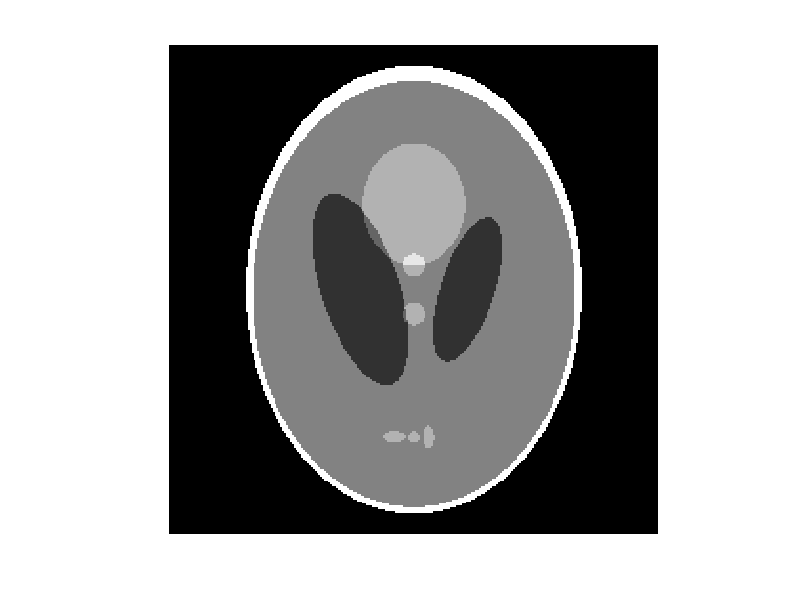

Reproduce this figure in MATLAB. (Note: this script raises an error after producing the figure.)
% Thesis Chapter Two
% Single-Energy Experiment
clc; 
clear; close all;
set(0, 'DefaultLineLineWidth', 2);
% set(0, 'defaultFigureUnits', 'normalized')
% set(0, 'defaultFigurePosition', [0 0 1 1])
rng('default');rng(1); % Make sure the experiments are repeatable!

%% Set Image
structImg.nPixel = 256;% 256;% 512;
structImg.nPixel_True = structImg.nPixel * 1;  % Analytical simulation!?
structImg.fFOV = 300;
% Set attenuation coefficients for different tissues at 80keV;
% See Table 1.1 in the Chapter2;
MuBone = 0.0428;        % Cortical Bone
MuWater = 0.0184;       % Water
MuBrain = 0.0190;       % Brain
MuBlood = 0.0194;       % Blood
toft = [ MuBone              .69   .92    0     0     0   
        -MuBone + MuBrain   .6624 .8740   0  -.0184   0        
        -MuBrain + MuWater  .1100 .3100  .22    0    -18
        -MuBrain + MuWater  .1600 .4100 -.22    0     18
         MuBlood - MuBrain  .2100 .2500   0    .35    0
         MuBlood - MuBrain  .0460 .0460   0    .1     0
         MuBlood - MuBrain  .0460 .0460   0   -.1     0
         MuBlood - MuBrain  .0460 .0230 -.08  -.605   0 
         MuBlood - MuBrain  .0230 .0230   0   -.606   0
         MuBlood - MuBrain  .0230 .0460  .06  -.605   0];

% toft = [ MuWater 1 1 0 0 0];
% Generate a modified Shepp-Logan phantom;

structImg.ITrue = phantom(toft,structImg.nPixel_True);
structImg.I     = phantom(toft,structImg.nPixel);
Nim = structImg.nPixel;
figure;imshow(structImg.I,[MuBrain - 0.001, MuBrain + 0.001]);% colorbar;
% export_fig Figure1a_TruePhantom

%% Set geometry
structProj.nChannel = 672;
structProj.nChnCenter = structProj.nChannel / 2 + 0.5;
structProj.nAngle = 290/5; % 290/5; % 50;% 290; 
structProj.fFOV = 300;
structProj.fDetWidth = structProj.fFOV / structProj.nChannel;
% Set geometries for astra
% projection geometry
structGeo.proj_geom = astra_create_proj_geom('parallel', ...
        structProj.fDetWidth, structProj.nChannel, ...
        linspace(0,2*pi,structProj.nAngle));
% reconstruction image geometry    
structGeo.vol_geom = astra_create_vol_geom(...
         structImg.nPixel, structImg.nPixel,...
        -structImg.fFOV/2, structImg.fFOV/2,...
        -structImg.fFOV/2, structImg.fFOV/2);
structGeo.W = opTomo('linear', structGeo.proj_geom, structGeo.vol_geom); 

% structGeo.proj_id = astra_create_projector('linear', ...
%     structGeo.proj_geom, structGeo.vol_geom);
% matrix_id = astra_mex_projector('matrix', structGeo.proj_id);
% structGeo.Wf = astra_mex_matrix('get', matrix_id);

% true image geometry    
structGeo.vol_geom_true = astra_create_vol_geom(...
         structImg.nPixel_True, structImg.nPixel_True,...
        -structImg.fFOV/2, structImg.fFOV/2,...
        -structImg.fFOV/2, structImg.fFOV/2);
structGeo.proj_id_true = astra_create_projector('linear', ...
    structGeo.proj_geom, structGeo.vol_geom_true);
%% Compute Sinogram
[sinogram_id, sinogram] = astra_create_sino(...
    structImg.ITrue, structGeo.proj_id_true); % Discrete

% Analytic (They seem to be very different....)
% ProjData = EllipseProj(toft, structProj);     
% sinogram = ProjData; 
% figure;plot(sinogram(1,:));hold on;plot(ProjData(1,:));
% pause;

%% Compute noisy sinogram
% Photon statistics, Constant Photon_In
Photon_In = 5 * 2.5 * 10^5; % 1.0 * 10^6;
% 2 * 5 * 2 * 10^5; % 5 * 2 * 10^5; % 8 * 10^6; % 2 * 10^5;
Photon = Photon_In .* exp(- sinogram);
Photon_rnd = poissrnd(Photon);
disp(['Minimum detected photon number is ',num2str(min(Photon_rnd(:))),'.']);
sino_noisy = log(Photon_In./Photon_rnd);
figure;plot(sino_noisy(1,:));hold on;plot(sinogram(1,:));

%% Compute Weight matrix for error term
Cov = opDiag(sqrt(Photon_rnd(:)));

%% FBP reconstruction
theta = [0:360/structProj.nAngle: 360-360/structProj.nAngle];
Image_FBP = iradon(sino_noisy',theta,'spline','Hann',0.20,structProj.nChannel);
% 290 projections: Hanning 0.2; % 58 projections: Hanning 0.15;

Image_FBP = Image_FBP * structProj.nChannel / structImg.fFOV;
% figure;imshow(Image_FBP,[MuBrain - 0.001, MuBrain + 0.001]);
Image_FBP = imresize(Image_FBP,[structImg.nPixel,structImg.nPixel]);
% Circle mask for image
N = Nim;
I_Mask = zeros(N, N);
for m = 1:N
    for n = 1:N
        if ((m-(N/2+0.5))^2 + (n-(N/2+0.5))^2<(N/2)^2)
            I_Mask(m,n) = 1;
        end
    end
end
Circle_Label = I_Mask>0;
Circle_Label = ones(Nim,Nim);
Circle_Label  = Circle_Label>0;%%%
structGeo.Wf = structGeo.W(:,Circle_Label(:));
% structGeo.Wf = opMatrix(structGeo.Wf);

Image_FBP = Image_FBP .* I_Mask;
figure;imshow(Image_FBP,[MuBrain - 0.001, MuBrain + 0.001]);
% colorbar;
% Colorbar [0.018 0.02] mm^(-1).
% export_fig Figure1b_FBP_290Views
% export_fig Figure1c_FBP_58Views
% pause;

%% preconditioning (Method One) for Tikhonov-regularized problem
%----Result: Convergence slows down after 20 iterations (Obselete!)
% N_Coarse_grid = 64;
% structGeoC.vol_geom = astra_create_vol_geom(...
%          N_Coarse_grid, N_Coarse_grid,...
%         -structImg.fFOV/2, structImg.fFOV/2,...
%         -structImg.fFOV/2, structImg.fFOV/2);
% structGeoC.proj_geom = astra_create_proj_geom('parallel', ...
%         structProj.fDetWidth, structProj.nChannel, ...
%         linspace(0,2*pi,structProj.nAngle));
% structGeoC.proj_id = astra_create_projector('linear', ...
%     structGeoC.proj_geom, structGeoC.vol_geom);
% structGeoC.W = opTomo('linear', structGeoC.proj_geom, structGeoC.vol_geom); 
% matrix_id = astra_mex_projector('matrix', structGeoC.proj_id);
% W = astra_mex_matrix('get', matrix_id);
% 
% CovIm_Jac = full( W' * Cov' * Cov * W); %%
% CovIm_Jac = diag(CovIm_Jac);
% CovIm_Jac = sqrt(1./ CovIm_Jac);
% CovIm_Jac = reshape(CovIm_Jac,[N_Coarse_grid,N_Coarse_grid]);
% CovIm_Jac = imresize(CovIm_Jac,[structImg.nPixel,structImg.nPixel]);
% CovIm_Jac = CovIm_Jac';
% clear W

%% preconditioning (Method Two) for Tikhonov-regularized problem
%----Result:Convergence is much faster! (Choose this one currently!)
% Convergence is only faster with an over-smoothed image;

CovIm_Row = structGeo.W' * Cov * Cov * structGeo.W * ones(Nim * Nim,1);
CovIm_Row = 1./CovIm_Row;
CovIm_Row = CovIm_Row * 10^10;
CovIm_Row = sqrt(CovIm_Row);

CovIm_Row_NoCov = structGeo.W' * structGeo.W * ones(Nim * Nim,1);
CovIm_Row_NoCov = 1./CovIm_Row_NoCov;
CovIm_Row_NoCov = CovIm_Row_NoCov * 10^10;
CovIm_Row_NoCov = sqrt(CovIm_Row_NoCov);

%%%%%%%%%%%%%%%%%%%%%%%%%%%%%%%%%%%%%%%%%%%%%%%%%%%%%%%%%%%%%%%%%%%%%%%%%%%
%% %% Tikhonov smoothing regularization 
% tol = 1;
% Xwarm = Image_FBP(:);
% y = sino_noisy(:);
% NIter = 50;
% tao = 5 * 2500 * 2/sqrt(5);% 2500 * 2;% [500:500:3000];
% 
% % Statistical weight matrix
% ErrorW = Cov; % opDiag(ones(structProj.nChannel * structProj.nAngle,1)); % Cov;
% % Preconditioning matrix
% PreCon = ones(Nim * Nim,1); % CovIm_Row(:); % CovIm_Jac(:); % ones(Nim * Nim,1);
% PreConM = opDiag(PreCon); 
% 
% A  = ErrorW * structGeo.W * PreConM;
% R = FirstDerivativeM(Nim) * PreConM;
% y0 =  ErrorW * y;
% yR = zeros(size(R,1),1);
% 
% XwarmP = Xwarm ./ PreCon;
% 
% for k = 1:length(tao)
%     tic
%     [X0,Obj,XTotal] = quasinewton([A;tao(k) * R],...
%         [y0;yR],XwarmP,NIter,tol);
%     toc
%     
%     X = PreConM * X0;
%     X_Image = reshape(X,structImg.nPixel,structImg.nPixel);
%     for m = 1:NIter
%         XTotal(:,m) = PreConM * XTotal(:,m);
%     end
%     save(['Tikhonov_',num2str(tao(k)),'.mat'],'X_Image','Obj');
%     Error(k) = norm(A * X0 - y0);
%     Regu(k) = norm(R * X);
%     
%     figure;imshow(X_Image,[MuBrain - 0.001, MuBrain + 0.001]);colorbar;
%     title(['\alpha=',num2str(tao(k))]);
% end
% 
% Error,Regu
% % figure;plot(Error,Regu,'*');

% %% Tikhonov smoothing regularization (New--Acceleration)
% Xwarm = Image_FBP(:); % X_Image(:); % Image_FBP(:);
% y = sino_noisy(:);
% NIter = 50;
% NMemory = 50;
% tao = 2000; % 500; % 50; % 5 * 2500 * 2/sqrt(5); % 2500 * 2;% [500:500:3000];
% % TK290:[1000?5000];
% % TK58: [];
% 
% % Statistical weight matrix
% ErrorW = Cov; % Cov;
% % Cov; % opDiag(ones(structProj.nChannel * structProj.nAngle,1)); % Cov;
% 
% % % Renewed Preconditioning matrix (Before 20180903)
% % CovIm_Row_Cov = structGeo.W' * ErrorW' * ErrorW * structGeo.W * ones(Nim * Nim,1);
% % RTemp = FirstDerivativeM(Nim);
% % CovIm_Row_Cov = CovIm_Row_Cov + tao^2 * diag(RTemp' * RTemp);
% % CovIm_Row_Cov = 1./CovIm_Row_Cov;
% % CovIm_Row_Cov = CovIm_Row_Cov * 10^10;
% % CovIm_Row_Cov = sqrt(CovIm_Row_Cov);
% 
% % Renewed Preconditioning matrix (After 20180903)
% CovIm_Row_Cov = structGeo.W' * ErrorW' * ErrorW * structGeo.W * ones(Nim * Nim,1);
% RTemp = FirstDerivativeM(Nim);
% CovIm_Row_Cov = CovIm_Row_Cov + tao^2 * (RTemp' * RTemp * ones(Nim * Nim,1));
% CovIm_Row_Cov = 1./CovIm_Row_Cov;
% CovIm_Row_Cov = CovIm_Row_Cov * 10^10;
% CovIm_Row_Cov = sqrt(CovIm_Row_Cov);
% 
% % Preconditioning matrix
% PreCon = CovIm_Row_Cov; % ones(Nim * Nim,1);% CovIm_Row_Cov; % ones(Nim * Nim,1);% CovIm_Row_Cov;
% % CovIm_Row_Cov(:); CovIm_Row(:); % CovIm_Jac(:); % ones(Nim * Nim,1);
% PreConM = opDiag(PreCon); 
% 
% A  = ErrorW * structGeo.W * PreConM;
% R = FirstDerivativeM(Nim) * PreConM;
% y0 =  ErrorW * y;
% yR = zeros(size(R,1),1);
% 
% XwarmP = Xwarm ./ PreCon;
% 
% Func_Diff = @(X,Data)(Data.A * X - Data.y);
% Func_Obj = @(X,Data) norm(Func_Diff(X,Data))^2;
% Func_Grad =  @(X,Data) (2 * Data.A' * Func_Diff(X,Data));
% isQuadratic = 1;
% 
% for k = 1:length(tao) 
%     Data.A = [A;tao(k) * R];
%     Data.y = [y0;yR];
%     
%     tic
%     [X0,Obj_BFGS,XTotal] = Quasi_Newton_LBFGS...
%         (XwarmP, NIter, NMemory,Func_Obj, Func_Grad, Data,isQuadratic);
%     toc
% 
%     X = PreConM * X0;
%     X_Image = reshape(X,structImg.nPixel,structImg.nPixel);
%     for m = 1:NIter
%         XTotal(:,m) = PreConM * XTotal(:,m);
%     end
%     save(['Tikhonov290_',num2str(tao(k)),'.mat'],'X_Image','Obj_BFGS');
%     Error(k) = norm(A * X0 - y0)^2;
%     Regu(k) = (norm(R * X))^2;
%     
%     figure;imshow(X_Image,[MuBrain - 0.001, MuBrain + 0.001]);colorbar;
%     title(['\alpha=',num2str(tao(k))]);
% end
% 
% Error, Regu, Obj_BFGS(end)
% % figure;plot(Error,Regu,'*');
% figure;loglog(Obj_BFGS);hold on;
% % plot(log(Obj));
% 
% pause;
% 
% %%%%% SNR in ROI %%%%%%%%%%%%%%%%%%%%%
% 
% I_Mask_SNR = (structImg.I < 0.04).*(structImg.I > 0);
% se = strel('square',11);
% % Erode the image with the structuring element.
% I_Mask_SNR_New = imerode(I_Mask_SNR,se);
% I_Mask_SNR_New = I_Mask_SNR;
% figure;imshow(I_Mask_SNR - I_Mask_SNR_New,[]);
% figure;imshow(X_Image.* I_Mask_SNR_New,[0.018 0.020]);
% 
% sum(norm(X_Image(:) - structImg.I(:)))
% sum(norm((X_Image(:) - structImg.I(:)).*I_Mask_SNR_New(:)))
% 
% %%%%% Enlarged regions %%%%%
% X = X_Image;
% Region = [191,220;101,150];
% Grid_X = ([Nim-Region(1,1):-1:Nim-Region(1,2)] - Nim/2 - 0.5) * (structImg.fFOV / Nim);
% Grid_Y = ([Region(2,1):Region(2,2)] - Nim/2 - 0.5) * (structImg.fFOV / Nim);
% 
% figure;imagesc(Grid_Y,Grid_X(end:-1:1),X(Region(1,1):Region(1,2),Region(2,1):Region(2,2)),...
%     [0.0190 0.0195]);colormap(gray);hold on;
% 
% % [MuBrain - 0.001*0.5, MuBrain + 0.001*0.5]
% 
% ThetaPlot = [0:pi * 2 / 300:pi*2];
% for ii = 0:2
%     aa = toft(end-ii,2) * structImg.fFOV/2;
%     bb = toft(end-ii,3) * structImg.fFOV/2;
%     x0 = toft(end-ii,4) * structImg.fFOV/2;
%     y0 = toft(end-ii,5) * structImg.fFOV/2;
%     plot(x0 + aa * cos(ThetaPlot),y0 + bb * sin(ThetaPlot),'r--');hold on;
% end
% 
% %%%% Resolution %%%%%
% Loc = [85,85;145,165];
% %%%% Loc = [67,67;96,115];
% %%%% Loc = [132,132;160,179];
% Loc = [133,133;71,90];
% Line = X(Loc(1,1):Loc(1,2),Loc(2,1):Loc(2,2));
% Line_True = structImg.I(Loc(1,1):Loc(1,2),Loc(2,1):Loc(2,2));
% Padding = 30;
% Line_pad = padarray(Line_True,[0,Padding],'replicate','both');
% 
% gauss_sigma = [0.1:0.01:5.0];% 5.0];
% for kk = 1:length(gauss_sigma)
%     gauss_func  = normpdf([-15:1:15],0,gauss_sigma(kk));%  * sqrt(2*pi) * gauss_sigma;
%     gauss_func = gauss_func/sum(gauss_func);
%     % figure;plot(gauss_func);
% 
%     Line_conv = conv(Line_pad,gauss_func,'same');
%     Line_conv = Line_conv(1+Padding:end-Padding);
%     % figure;plot(Line);hold on; plot(Line_True);plot(Line_conv);
%     Res(kk) = norm(Line_conv - Line);
% end
% figure;plot(gauss_sigma,Res,'-');
% figure;plot(Line);hold on; plot(Line_True);plot(Line_conv);
% [Min_res,pos] = min(Res);
% gauss_sigma(pos)
% 
% %%%% Noise %%%%%
% Flat_Region = [76,85;171,180];
% X_Flat = X(Flat_Region(1,1):Flat_Region(1,2),Flat_Region(2,1):Flat_Region(2,2));
% figure;imagesc(X_Flat);colormap(gray);colorbar;
% std(X_Flat(:))
% 
% pause;


%% TV Regularization (Corner Smoothing) --> transfer into a convex problem
% % 1) Periodic restart is required for fast convergence when solving
% % non-quadratic problems!!!!
% % 2) Should consider unweighted results as initial guess for weighted
% % problem, and weighted problem should give better results, but converge
% % very slowly. With FBP initial, weighted problem requires more than 500
% % iters to converge!
% % -------------------------------------------------------------------------
% 
% 1) Compute an initial guess (unweighted guess)
Data.A = structGeo.W; % Cov * structGeo.W;
Data.b = sino_noisy(:); % Cov * sino_noisy(:);
Data.NImage = structImg.nPixel;
Data.gamma = (1*10^(-5))^2;
Data.tao = 2; % 1; % 10^0 * 8;% 10^0 * 8;
% tao=1 for TK290; tao=? for TK58;

%  Preconditioning
PreCon = ones(Nim * Nim,1);% sqrt(10^10./TV_denoising_Grad2(Image_FBP(:),Data));
% % CovIm_Row_NoCov(:); % CovIm_Row(:); % CovIm_Jac(:); % ones(Nim * Nim,1);
PreConM = opDiag(PreCon); 
Data.PreCon = PreCon;

NIter = 1;% ones(1,10)*20;
NMemory = 1;% 20;
Func_Obj = @TV_denoising_Obj;
Func_Grad = @TV_denoising_Grad;

tic
X_LBFGS = Image_FBP;
Obj_BFGS = [];figure(10);
for mm = 1:1
    
%     PreCon =  sqrt(10^10./TV_denoising_Grad2(X_LBFGS(:),Data));
%     % % CovIm_Row_NoCov(:); % CovIm_Row(:); % CovIm_Jac(:); % ones(Nim * Nim,1);
%     PreConM = opDiag(PreCon); 
%     Data.PreCon = PreCon;

    [X_LBFGS,Obj,XTotal_LBFGS] = Quasi_Newton_LBFGS...
        (X_LBFGS(:)./PreCon, NIter(mm),NMemory, Func_Obj, Func_Grad, Data,[]); % Image_FBP,X_LBFGS
    
    
    
%     [X_LBFGS,Obj,XTotal_LBFGS] = Quasi_Newton_BFGS...
%         (X_LBFGS(:)./PreCon, NIter(mm), Func_Obj, Func_Grad, Data,[]); % Image_FBP,X_LBFGS   
    
    X_LBFGS = PreConM * X_LBFGS;
    X = X_LBFGS;
    Obj_BFGS = [Obj_BFGS,Obj];
    Obj_BFGS(end)
%     figure;plot(log(Obj_BFGS));
    X = reshape(X,structImg.nPixel,structImg.nPixel);
    X = X .* I_Mask;
    imshow(X,[MuBrain - 0.001, MuBrain + 0.001]);colorbar;
end
toc

Data.gamma = 0;
TV_denoising_Obj(X(:),Data)

figure;plot(log(Obj_BFGS));
X = reshape(X,structImg.nPixel,structImg.nPixel);
figure;imshow(X,[MuBrain - 0.001, MuBrain + 0.001]);colorbar;
X_Warm_TV = Image_FBP; % X;
 
%% 1) Initial guess (unweighted)(ROI region!!!)~~~
% Preconditioning with a unweighted guess improves the convergence rate!
Data.A = structGeo.Wf; % Cov * structGeo.W;
Data.b = sino_noisy(:); % Cov * sino_noisy(:);
Data.NImage = structImg.nPixel;
Data.Circle_Label = Circle_Label;
Data.gamma = (1*10^(-5))^2;
Data.tao = 2.5;% 3.125000000000000e-04;% 2 * 2 * 10^(-4);
% 4 * 10^(-4);% 10^0 * 8/20000;% 10^0 * 8;

%  Preconditioning
PreCon = ones(sum(Data.Circle_Label(:)),1); 
% sqrt(10^6./TV_denoising_Grad2_Circle(X_LBFGS(:),Data));
PreConM = opDiag(PreCon); 
Data.PreCon = PreCon;

NIter = ones(1,20)*20;
NMemory = 20;
Func_Obj = @TV_denoising_Obj_Circle;
Func_Grad = @TV_denoising_Grad_Circle;

tic
X_LBFGS = Image_FBP(Circle_Label);
Obj_BFGS = [];figure(10);
XTotal = [];

for mm = 1:2
    
%     Data.PreCon = ones(sum(Data.Circle_Label(:)),1); 
%     PreCon = sqrt(10^6./TV_denoising_Grad2_Circle(X_LBFGS(:),Data));
%     % sqrt(10^6./TV_denoising_Grad2_Circle(X_LBFGS(:),Data));
%     % ones(length(Data.Circle_Label),1); 
%     PreConM = opDiag(PreCon); 
%     Data.PreCon = PreCon;

    [X_LBFGS,Obj,XTotal_LBFGS] = Quasi_Newton_LBFGS...
        (X_LBFGS(:)./PreCon, NIter(mm),NMemory, Func_Obj, Func_Grad, Data,[]); % Image_FBP,X_LBFGS
    
    for m = 1:NIter(mm)
        XTotal(:,m) = PreConM * XTotal_LBFGS(:,m);
        MSE(m + (mm - 1) * NMemory) = sum(norm(XTotal(:,m) - structImg.I(Circle_Label)));
    end
    
    Obj_BFGS = [Obj_BFGS,Obj];
    Obj_BFGS(end)
    
    X_LBFGS = PreConM * X_LBFGS;
    
    X = zeros(structImg.nPixel,structImg.nPixel);
    X(Circle_Label) = X_LBFGS;
    figure(10);imshow(X,[MuBrain - 0.001, MuBrain + 0.001]);colorbar;
    
end
toc

% save(['TV58_',num2str(1/Data.tao),'.mat'],'X','Obj_BFGS');

% Data.gamma = 0;

Data1 = Data;
Data1.PreCon = ones(sum(Data.Circle_Label(:)),1);
Error = norm(Data1.A * X(Circle_Label) - Data1.b)
Obj = Error * Error * Data1.tao;
Data1.tao = 0;
Regu = TV_denoising_Obj_Circle(X(Circle_Label(:)),Data1)
Obj = Obj+ Regu
Obj_BFGS(end)
1/Data.tao

figure;plot(log(Obj_BFGS));
X = reshape(X,structImg.nPixel,structImg.nPixel);
figure;imshow(X,[MuBrain - 0.001, MuBrain + 0.001]);colorbar;
sum(norm(X(:) - structImg.I(:)))
X_Warm_TV = X;

% 2) Refine the result now (ROI region!!!)~~
% Preconditioning with a unweighted guess improves the convergence rate!
Data.A = Cov * structGeo.Wf; % Cov * structGeo.W;
Data.b = Cov * sino_noisy(:); % Cov * sino_noisy(:);
Data.NImage = structImg.nPixel;
Data.Circle_Label = Circle_Label;
Data.gamma = (1*10^(-5))^2;
Data.tao = 1 * 1/4000;% 3.125000000000000e-04;% 2 * 2 * 10^(-4);
% 4 * 10^(-4);% 10^0 * 8/20000;% 10^0 * 8;

%  Preconditioning
PreCon = ones(sum(Data.Circle_Label(:)),1); 
% sqrt(10^6./TV_denoising_Grad2_Circle(X_LBFGS(:),Data));
PreConM = opDiag(PreCon); 
Data.PreCon = PreCon;

NIter = ones(1,20)*20;
NMemory = 20;
Func_Obj = @TV_denoising_Obj_Circle;
Func_Grad = @TV_denoising_Grad_Circle;

tic
X_LBFGS = X_Warm_TV(Data.Circle_Label);
% X_Warm_TV(Data.Circle_Label);% Image_FBP(Data.Circle_Label);
Obj_BFGS = [];figure(10);
XTotal = [];

for mm = 1:5
    
    
%     Data.PreCon = ones(sum(Data.Circle_Label(:)),1); 
%     PreCon = sqrt(10^6./TV_denoising_Grad2_Circle(X_LBFGS(:),Data));
% %     if (mm < 3)
% %       PreCon = sqrt(10^6./TV_denoising_Grad2_Circle(X_LBFGS(:),Data));
% %     else
% %       PreCon = ones(sum(Data.Circle_Label(:)),1);
% %     end
%     % sqrt(10^6./TV_denoising_Grad2_Circle(X_LBFGS(:),Data));
%     % ones(length(Data.Circle_Label),1); 
%     PreConM = opDiag(PreCon); 
%     Data.PreCon = PreCon;

    [X_LBFGS,Obj,XTotal_LBFGS] = Quasi_Newton_LBFGS...
        (X_LBFGS(:)./PreCon, NIter(mm),NMemory, Func_Obj, Func_Grad, Data,[]); % Image_FBP,X_LBFGS
    
    for m = 1:NIter(mm)
        XTotal(:,m + (mm - 1) * NMemory) = PreConM * XTotal_LBFGS(:,m);
        MSE(m + (mm - 1) * NMemory) = sum(norm(XTotal(:,m + (mm - 1) * NMemory)...
            - structImg.I(Circle_Label)));
    end
    
    Obj_BFGS = [Obj_BFGS,Obj];
    Obj_BFGS(end)
    
    X_LBFGS = PreConM * X_LBFGS;
    
    X = zeros(structImg.nPixel,structImg.nPixel);
    X(Circle_Label) = X_LBFGS;
    figure(10);imshow(X,[MuBrain - 0.001, MuBrain + 0.001]);colorbar;
    
end
toc

% save(['TV58_',num2str(1/Data.tao),'.mat'],'X','Obj_BFGS');

% Data.gamma = 0;

Data1 = Data;
Data1.PreCon = ones(sum(Data.Circle_Label(:)),1);
Error = norm(Data1.A * X(Circle_Label) - Data1.b)
Obj = Error * Error * Data1.tao;
Data1.tao = 0;
Regu = TV_denoising_Obj_Circle(X(Circle_Label(:)),Data1)
Obj = Obj+ Regu
Obj_BFGS(end)
1/Data.tao

figure;loglog(Obj_BFGS);
X = reshape(X,structImg.nPixel,structImg.nPixel);
figure;imshow(X,[MuBrain - 0.001, MuBrain + 0.001]);colorbar;
sum(norm(X(:) - structImg.I(:)))
pause;
%% 2) Refine the result now~~
% Preconditioning with a unweighted guess improves the convergence rate!
Data.A = Cov * structGeo.W; % Cov * structGeo.W;
Data.b = Cov * sino_noisy(:); % Cov * sino_noisy(:);
Data.NImage = structImg.nPixel;
Data.gamma = (1*10^(-5))^2;
Data.tao = 1 * 1/4000;% 3.125000000000000e-04;% 2 * 2 * 10^(-4);
% 4 * 10^(-4);% 10^0 * 8/20000;% 10^0 * 8;

%  Preconditioning
PreCon = ones(Nim * Nim,1); % sqrt(10^6./TV_denoising_Grad2(X_Warm_TV(:),Data));
% % CovIm_Row_NoCov(:); % CovIm_Row(:); % CovIm_Jac(:); % ones(Nim * Nim,1);
PreConM = opDiag(PreCon); 
Data.PreCon = PreCon;

NIter = ones(1,20)*20;
NMemory = 20;
Func_Obj = @TV_denoising_Obj;
Func_Grad = @TV_denoising_Grad;

tic
X_LBFGS = Image_FBP;% X_Warm_TV;
X = X_LBFGS;
Obj_BFGS = [];
XTotal = [];figure(10);

for mm = 1:5
    
    PreCon = ones(Nim * Nim,1); % sqrt(10^6./TV_denoising_Grad2(X_LBFGS(:),Data));
    % % CovIm_Row_NoCov(:); % CovIm_Row(:); % CovIm_Jac(:); % ones(Nim * Nim,1);
    PreConM = opDiag(PreCon); 
    Data.PreCon = PreCon;

    [X_LBFGS,Obj,XTotal_LBFGS] = Quasi_Newton_LBFGS...
        (X_LBFGS(:)./PreCon, NIter(mm),NMemory, Func_Obj, Func_Grad, Data,[]); % Image_FBP,X_LBFGS
    
%     [X_LBFGS,Obj,XTotal_LBFGS] = Quasi_Newton_BFGS...
%         (X_LBFGS(:)./PreCon, NIter(mm), Func_Obj, Func_Grad, Data,[]); % Image_FBP,X_LBFGS   
    
    for m = 1:NIter(mm)
        XTotal(:,m) = PreConM * XTotal_LBFGS(:,m);
        MSE(m + (mm - 1) * NMemory) = sum(norm(XTotal(:,m) - structImg.I(:)));
    end
    
    X_LBFGS = PreConM * X_LBFGS;
    figure(7);imshow(X-reshape(X_LBFGS,Nim,Nim),[]);colorbar;
    X = X_LBFGS;
    Obj_BFGS = [Obj_BFGS,Obj];
    Obj_BFGS(end)
%     figure;plot(log(Obj_BFGS));
    X = reshape(X,structImg.nPixel,structImg.nPixel);
    figure(10);imshow(X,[MuBrain - 0.001, MuBrain + 0.001]);colorbar;
    
%     X_LBFGS(X_LBFGS<0.005) = 0; sum(norm(X_LBFGS(:) - structImg.I(:)))
%     X_LBFGS = X_LBFGS .* I_Mask(:); 
end
toc

% save(['TV58_',num2str(1/Data.tao),'.mat'],'X','Obj_BFGS');

% Data.gamma = 0;

Data1 = Data;
Data1.PreCon = ones(Nim * Nim,1);
Error = norm(Data1.A * X(:) - Data1.b)
Obj = Error * Error * Data1.tao;
Data1.tao = 0;
Regu = TV_denoising_Obj(X(:),Data1)
Obj = Obj+ Regu
Obj_BFGS(end)
1/Data.tao


    
figure;plot(log(Obj_BFGS));
X = reshape(X,structImg.nPixel,structImg.nPixel);
figure;imshow(X,[MuBrain - 0.001, MuBrain + 0.001]);colorbar;

X(X<0.005) = 0; sum(norm(X(:) - structImg.I(:)))

pause;

%% TV Regularization (Primal-dual algorithm)
% Almost there after about 500 iterations...

clear Regu,clear Obj,clear Error
I_noisy = Image_FBP;
% Function handles
% Amplitude = @(u)sqrt(sum(u.^2,3)); % ISOTROPIC
Amplitude = @(u)(sum(abs(u),3)); % ANISOTROPIC

F = @(u)sum(sum(Amplitude(u)));
ProxF = @(u,lambda)max(0,1-lambda./repmat(Amplitude(u), [1 1 2])).*u;
ProxFS = @(y,sigma)y-sigma*ProxF(y/sigma,1/sigma);
ProxG = @(f,tau,Lamda)  (f + tau * Lamda * I_noisy)/(1 + tau * Lamda);
                        %f + Phi(y - Phi(f));
% parameters
L = 8;
% % Algorithm 1~2
% sigma = 10;% 160;   % This significantly influence the convergence rate!
% tau = .9/(L*sigma);

% AHMOD
tau = 4.824789442826363e-04 * 8;% 4.824789442826363e-04 * 8;% 80;
sigma = 4 / (L * tau);

theta = 1;
Lamda = 10^0 * 8 * 2; % 10^0 * 8;
% initial values
f = I_noisy; % zeros(Nim,Nim);% I_noisy;
g = grad(I_noisy)*0;
f1 = f;
NIter = 2000;
gamma = 0.7 * Lamda * 36;% 1.2;

% Tikhonov sub-step parameters
tol = 1;
y = sino_noisy(:);
NIter_inner = 2;
% Statistical weight matrix
ErrorW = opDiag(ones(structProj.nChannel * structProj.nAngle,1));
       % opDiag(ones(structProj.nChannel * structProj.nAngle,1)); % Cov;
% Preconditioning matrix
PreCon = CovIm_Row_NoCov(:); % CovIm_Row(:); % CovIm_Jac(:); % ones(Nim * Nim,1);
PreConM = opDiag(PreCon); 
A  = ErrorW * structGeo.W * PreConM;
R = opEye(Nim * Nim) * PreConM;
y0 =  ErrorW * y;

figure(1);
p = 1;
for k = 1:NIter
    fold = f;
    
%     g = ProxFS(g + sigma * grad(f1), sigma);  % An alternative way
    Temp = g + sigma * grad(f1);  % This seems to converge faster
    g = Temp./max(ones(size(Temp)),abs(Temp));
    
    % f = ProxG(f + tau * div(g(:,:,1),g(:,:,2)), tau, Lamda); % denoising
    % reconstruction
    
    % Tikhonov smoothing regularization 
    Xwarm = f(:);
    yR = f + tau * div(g(:,:,1),g(:,:,2));
    yR = yR(:);

    XwarmP = Xwarm ./ PreCon;
    para = 1/sqrt(tau * Lamda);
    [X0,Obj_inner,XTotal] = quasinewton([A;para * R],...
        [y0;para * yR],XwarmP,NIter_inner,tol);
    X = PreConM * X0;
    X_Image = reshape(X,structImg.nPixel,structImg.nPixel);
%     for m = 1:NIter_inner
%         XTotal(:,m) = PreConM * XTotal(:,m);
%     end
    f = X_Image;
    
%     % Algorithm 1~2
%     theta = 0.5;% 1/sqrt(1+2*gamma*tau);
%     if (mod(k,2^p) == 0)
%         tau = tau * theta;
%         sigma = sigma / theta;
%         p = p + 1;
%     end
%     
%     theta = 1;
%     f1 = f + theta * (f-fold);
    
    % AHMOD
    theta = 1;%1/sqrt(1+2*gamma*tau);
    tau = tau * theta;
    sigma = sigma / theta;
    f1 = f;  
    
    figure(1);
    imshow(f1,[MuBrain - 0.001, MuBrain + 0.001]);pause(0.05);
    % Obj(k) = Lamda * norm(f1 - I_noisy)^2 + F(grad(f1)); % denoising
    % reconstruction
    Error(k) = norm(ErrorW * structGeo.W * f1(:) - ErrorW * y)^2;
    Regu(k) = F(grad(f1));
    Obj(k) =  0.5 * Lamda * Error(k) + Regu(k);
    Error,Regu,Obj
end
figure(2);imshow(f1,[MuBrain - 0.001, MuBrain + 0.001]);colorbar;
figure(3);
loglog([1:k],Obj(1:k));hold on;
loglog([1:k],20000./[1:k].^2);

%% Functions used in different algorithms
% Be really careful about the discrete gradient and divergence definition!

% Gradient
function fM = grad(M)
    fx = M([2:end end],:)-M;
    fy = M(:,[2:end end])-M;
    fM(:,:,1) = fx;
    fM(:,:,2) = fy;
end

% Divergence
function fd = div(Px,Py)
    fx = Px-Px([1 1:end-1],:,:);         
    fx(1,:,:)   = Px(1,:,:);        % boundary
    fx(end,:,:) = -Px(end-1,:,:);  
    
    fy = Py-Py(:,[1 1:end-1],:);
    fy(:,1,:)   = Py(:,1,:);        % boundary
    fy(:,end,:) = -Py(:,end-1,:);
    fd = fx+fy;
end




